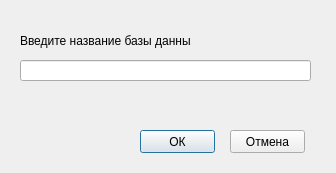
<?xml version="1.0" encoding="UTF-8"?>
<ui version="4.0">
 <class>DBnameDialog</class>
 <widget class="QDialog" name="DBnameDialog">
  <property name="geometry">
   <rect>
    <x>0</x>
    <y>0</y>
    <width>336</width>
    <height>173</height>
   </rect>
  </property>
  <property name="sizePolicy">
   <sizepolicy hsizetype="Preferred" vsizetype="Preferred">
    <horstretch>0</horstretch>
    <verstretch>0</verstretch>
   </sizepolicy>
  </property>
  <property name="minimumSize">
   <size>
    <width>336</width>
    <height>173</height>
   </size>
  </property>
  <property name="maximumSize">
   <size>
    <width>336</width>
    <height>173</height>
   </size>
  </property>
  <property name="windowTitle">
   <string>Dialog</string>
  </property>
  <widget class="QLabel" name="label">
   <property name="geometry">
    <rect>
     <x>20</x>
     <y>30</y>
     <width>171</width>
     <height>21</height>
    </rect>
   </property>
   <property name="minimumSize">
    <size>
     <width>171</width>
     <height>21</height>
    </size>
   </property>
   <property name="maximumSize">
    <size>
     <width>171</width>
     <height>21</height>
    </size>
   </property>
   <property name="text">
    <string>Введите название базы данных:</string>
   </property>
  </widget>
  <widget class="QLineEdit" name="lineEdit">
   <property name="geometry">
    <rect>
     <x>20</x>
     <y>60</y>
     <width>291</width>
     <height>21</height>
    </rect>
   </property>
  </widget>
  <widget class="QPushButton" name="pushButton_OK">
   <property name="geometry">
    <rect>
     <x>140</x>
     <y>130</y>
     <width>75</width>
     <height>23</height>
    </rect>
   </property>
   <property name="text">
    <string>ОК</string>
   </property>
  </widget>
  <widget class="QPushButton" name="pushButton_Cancel">
   <property name="geometry">
    <rect>
     <x>230</x>
     <y>130</y>
     <width>75</width>
     <height>23</height>
    </rect>
   </property>
   <property name="text">
    <string>Отмена</string>
   </property>
  </widget>
 </widget>
 <resources/>
 <connections/>
</ui>
